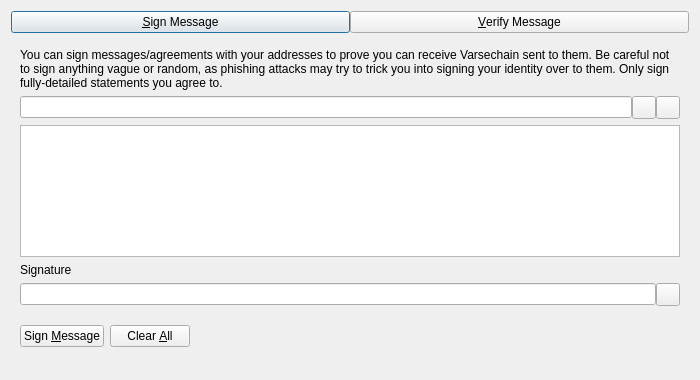
<?xml version="1.0" encoding="UTF-8"?>
<ui version="4.0">
 <class>SignVerifyMessageDialog</class>
 <widget class="QDialog" name="SignVerifyMessageDialog">
  <property name="geometry">
   <rect>
    <x>0</x>
    <y>0</y>
    <width>700</width>
    <height>380</height>
   </rect>
  </property>
  <property name="windowTitle">
   <string>Signatures - Sign / Verify a Message</string>
  </property>
  <property name="modal">
   <bool>true</bool>
  </property>
  <layout class="QVBoxLayout" name="verticalLayout">
   <item>
    <layout class="QHBoxLayout" name="horizontalLayout_Buttons_2">
     <property name="spacing">
      <number>0</number>
     </property>
     <property name="topMargin">
      <number>0</number>
     </property>
     <item>
      <widget class="QPushButton" name="btnSignMessage">
       <property name="text">
        <string>&amp;Sign Message</string>
       </property>
       <property name="checkable">
        <bool>true</bool>
       </property>
      </widget>
     </item>
     <item>
      <widget class="QPushButton" name="btnVerifyMessage">
       <property name="text">
        <string>&amp;Verify Message</string>
       </property>
       <property name="checkable">
        <bool>true</bool>
       </property>
      </widget>
     </item>
    </layout>
   </item>
   <item>
    <widget class="QStackedWidget" name="stackedWidgetSig">
     <property name="minimumSize">
      <size>
       <width>0</width>
       <height>0</height>
      </size>
     </property>
     <property name="currentIndex">
      <number>0</number>
     </property>
     <widget class="QWidget" name="pageSignMessage">
      <layout class="QVBoxLayout" name="verticalLayout_SM">
       <item>
        <widget class="QLabel" name="infoLabel_SM">
         <property name="text">
          <string>You can sign messages/agreements with your addresses to prove you can receive Varsechain sent to them. Be careful not to sign anything vague or random, as phishing attacks may try to trick you into signing your identity over to them. Only sign fully-detailed statements you agree to.</string>
         </property>
         <property name="textFormat">
          <enum>Qt::PlainText</enum>
         </property>
         <property name="wordWrap">
          <bool>true</bool>
         </property>
        </widget>
       </item>
       <item>
        <layout class="QHBoxLayout" name="horizontalLayout_1_SM">
         <property name="spacing">
          <number>0</number>
         </property>
         <item>
          <widget class="QValidatedLineEdit" name="addressIn_SM">
           <property name="toolTip">
            <string>The Varsechain address to sign the message with</string>
           </property>
          </widget>
         </item>
         <item>
          <widget class="QToolButton" name="addressBookButton_SM">
           <property name="toolTip">
            <string>Choose previously used address</string>
           </property>
           <property name="text">
            <string/>
           </property>
           <property name="shortcut">
            <string>Alt+A</string>
           </property>
          </widget>
         </item>
         <item>
          <widget class="QToolButton" name="pasteButton_SM">
           <property name="toolTip">
            <string>Paste address from clipboard</string>
           </property>
           <property name="text">
            <string/>
           </property>
           <property name="shortcut">
            <string>Alt+P</string>
           </property>
          </widget>
         </item>
        </layout>
       </item>
       <item>
        <widget class="QPlainTextEdit" name="messageIn_SM">
         <property name="toolTip">
          <string>Enter the message you want to sign here</string>
         </property>
        </widget>
       </item>
       <item>
        <widget class="QLabel" name="signatureLabel_SM">
         <property name="text">
          <string>Signature</string>
         </property>
         <property name="textFormat">
          <enum>Qt::PlainText</enum>
         </property>
        </widget>
       </item>
       <item>
        <layout class="QHBoxLayout" name="horizontalLayout_2_SM">
         <property name="spacing">
          <number>0</number>
         </property>
         <item>
          <widget class="QLineEdit" name="signatureOut_SM">
           <property name="readOnly">
            <bool>true</bool>
           </property>
          </widget>
         </item>
         <item>
          <widget class="QToolButton" name="copySignatureButton_SM">
           <property name="toolTip">
            <string>Copy the current signature to the system clipboard</string>
           </property>
           <property name="text">
            <string/>
           </property>
          </widget>
         </item>
        </layout>
       </item>
       <item>
        <layout class="QHBoxLayout" name="horizontalLayout_3_SM">
         <item>
          <widget class="QPushButton" name="signMessageButton_SM">
           <property name="toolTip">
            <string>Sign the message to prove you own this Varsechain address</string>
           </property>
           <property name="text">
            <string>Sign &amp;Message</string>
           </property>
           <property name="autoDefault">
            <bool>false</bool>
           </property>
          </widget>
         </item>
         <item>
          <widget class="QPushButton" name="clearButton_SM">
           <property name="toolTip">
            <string>Reset all sign message fields</string>
           </property>
           <property name="text">
            <string>Clear &amp;All</string>
           </property>
           <property name="autoDefault">
            <bool>false</bool>
           </property>
          </widget>
         </item>
         <item>
          <spacer name="horizontalSpacer_1_SM">
           <property name="orientation">
            <enum>Qt::Horizontal</enum>
           </property>
           <property name="sizeHint" stdset="0">
            <size>
             <width>40</width>
             <height>48</height>
            </size>
           </property>
          </spacer>
         </item>
         <item>
          <widget class="QLabel" name="statusLabel_SM">
           <property name="text">
            <string/>
           </property>
           <property name="wordWrap">
            <bool>true</bool>
           </property>
          </widget>
         </item>
         <item>
          <spacer name="horizontalSpacer_2_SM">
           <property name="orientation">
            <enum>Qt::Horizontal</enum>
           </property>
           <property name="sizeHint" stdset="0">
            <size>
             <width>40</width>
             <height>48</height>
            </size>
           </property>
          </spacer>
         </item>
        </layout>
       </item>
      </layout>
     </widget>
     <widget class="QWidget" name="pageVerifyMessage">
      <layout class="QVBoxLayout" name="verticalLayout_VM">
       <item>
        <widget class="QLabel" name="infoLabel_VM">
         <property name="text">
          <string>Enter the receiver's address, message (ensure you copy line breaks, spaces, tabs, etc. exactly) and signature below to verify the message. Be careful not to read more into the signature than what is in the signed message itself, to avoid being tricked by a man-in-the-middle attack. Note that this only proves the signing party receives with the address, it cannot prove sendership of any transaction!</string>
         </property>
         <property name="textFormat">
          <enum>Qt::PlainText</enum>
         </property>
         <property name="alignment">
          <set>Qt::AlignLeading|Qt::AlignLeft|Qt::AlignTop</set>
         </property>
         <property name="wordWrap">
          <bool>true</bool>
         </property>
        </widget>
       </item>
       <item>
        <layout class="QHBoxLayout" name="horizontalLayout_1_VM">
         <property name="spacing">
          <number>0</number>
         </property>
         <item>
          <widget class="QValidatedLineEdit" name="addressIn_VM">
           <property name="toolTip">
            <string>The Varsechain address the message was signed with</string>
           </property>
          </widget>
         </item>
         <item>
          <widget class="QToolButton" name="addressBookButton_VM">
           <property name="toolTip">
            <string>Choose previously used address</string>
           </property>
           <property name="text">
            <string/>
           </property>
           <property name="shortcut">
            <string>Alt+A</string>
           </property>
          </widget>
         </item>
        </layout>
       </item>
       <item>
        <widget class="QPlainTextEdit" name="messageIn_VM"/>
       </item>
       <item>
        <widget class="QValidatedLineEdit" name="signatureIn_VM"/>
       </item>
       <item>
        <layout class="QHBoxLayout" name="horizontalLayout_2_VM">
         <item>
          <widget class="QPushButton" name="verifyMessageButton_VM">
           <property name="toolTip">
            <string>Verify the message to ensure it was signed with the specified Varsechain address</string>
           </property>
           <property name="text">
            <string>Verify &amp;Message</string>
           </property>
           <property name="autoDefault">
            <bool>false</bool>
           </property>
          </widget>
         </item>
         <item>
          <widget class="QPushButton" name="clearButton_VM">
           <property name="toolTip">
            <string>Reset all verify message fields</string>
           </property>
           <property name="text">
            <string>Clear &amp;All</string>
           </property>
           <property name="autoDefault">
            <bool>false</bool>
           </property>
          </widget>
         </item>
         <item>
          <spacer name="horizontalSpacer_1_VM">
           <property name="orientation">
            <enum>Qt::Horizontal</enum>
           </property>
           <property name="sizeHint" stdset="0">
            <size>
             <width>40</width>
             <height>48</height>
            </size>
           </property>
          </spacer>
         </item>
         <item>
          <widget class="QLabel" name="statusLabel_VM">
           <property name="text">
            <string/>
           </property>
           <property name="wordWrap">
            <bool>true</bool>
           </property>
          </widget>
         </item>
         <item>
          <spacer name="horizontalSpacer_2_VM">
           <property name="orientation">
            <enum>Qt::Horizontal</enum>
           </property>
           <property name="sizeHint" stdset="0">
            <size>
             <width>40</width>
             <height>48</height>
            </size>
           </property>
          </spacer>
         </item>
        </layout>
       </item>
      </layout>
     </widget>
    </widget>
   </item>
  </layout>
 </widget>
 <customwidgets>
  <customwidget>
   <class>QValidatedLineEdit</class>
   <extends>QLineEdit</extends>
   <header>qt/qvalidatedlineedit.h</header>
  </customwidget>
 </customwidgets>
 <resources>
  <include location="../varsechain.qrc"/>
 </resources>
 <connections/>
</ui>
